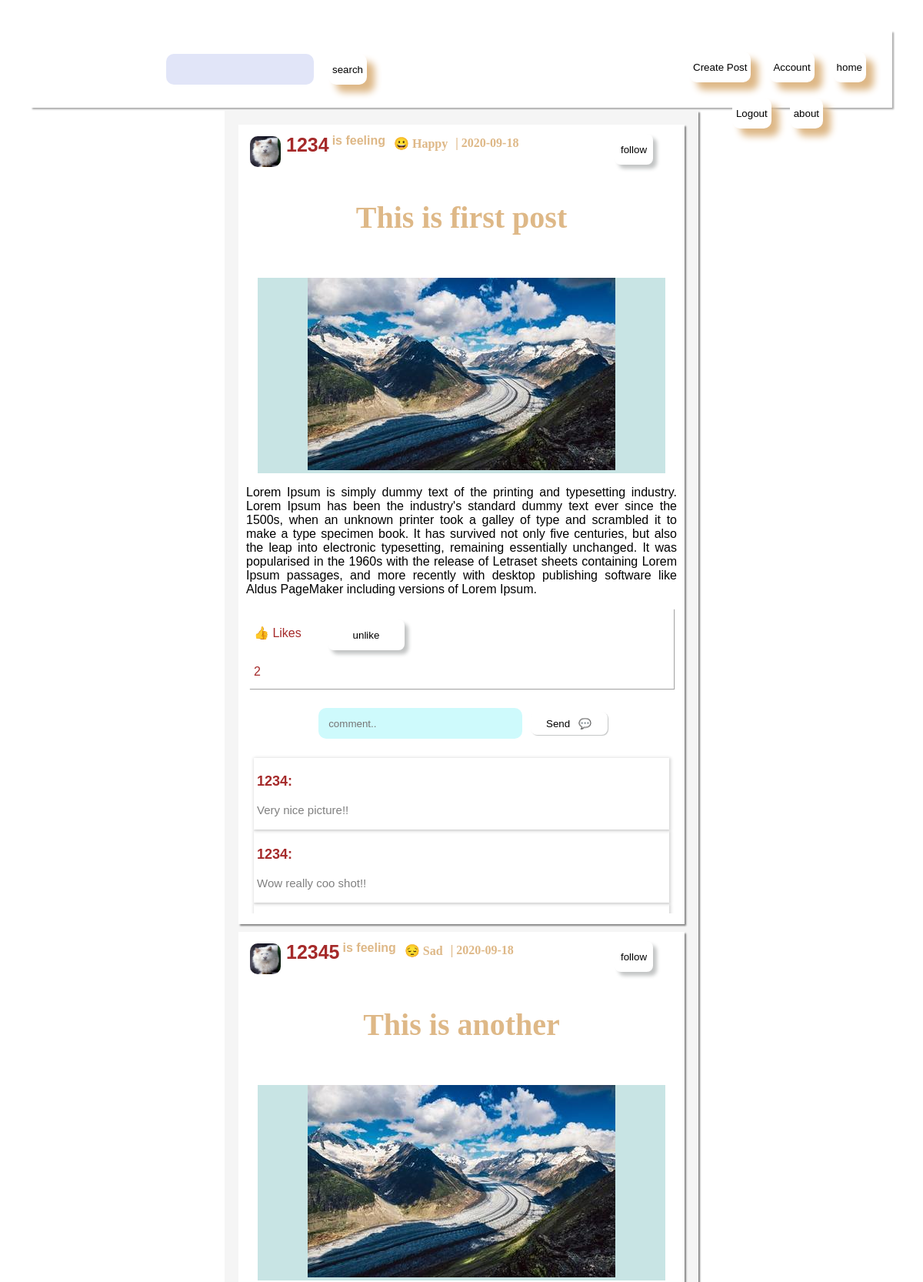
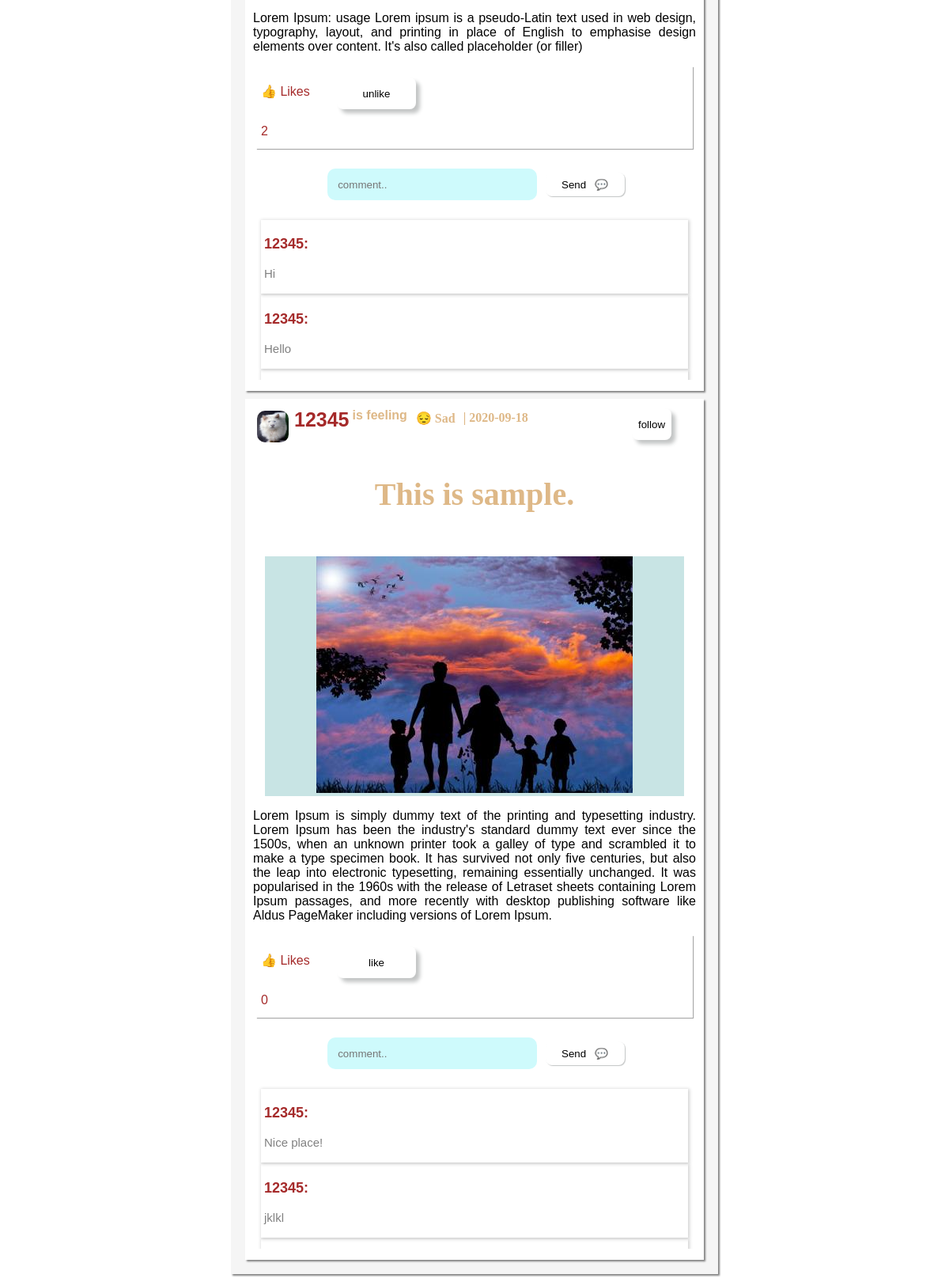
The app's page /home (signed in) with its own data (2 pictures, top to bottom).
### Snap/models.py (models this page shows, shortened)
class Post(db.Model):
    id= db.Column(db.Integer,primary_key=True)
    user_id= db.Column(db.Integer,db.ForeignKey('user.id'))
    title= db.Column(db.String(100), nullable=False)
    date_posted= db.Column(db.DateTime, nullable=False, default=datetime.utcnow)
    content= db.Column(db.Text)
    post_file= db.Column(db.String(20), nullable=False, default='default.jpg')
    likes = db.relationship('PostLike', backref='post', lazy='dynamic')
    shares= db.Column(db.Integer,default=0)
    tag = db.Column(db.String(50),nullable=False)
    post_comment = db.relationship('Comments', backref='comment_author',lazy='dynamic')
    def post_comment_list(self, post):
        return Comments.query.filter(
            Comments.post_id == post.id).all()

class User(db.Model,UserMixin):
    __tablename__= 'user'
    __searchable__= ['username']
    id = db.Column(db.Integer,primary_key=True)
    username = db.Column(db.String(20),unique=True, nullable=False)
    email = db.Column(db.String(120), unique=True, nullable=False)
    password = db.Column(db.String(40), nullable=False)
    image_file = db.Column(db.String(20),  nullable=False, default='default.jpg')
    image_url = db.Column(db.String(500))
    bio= db.Column(db.String(200))
    following_to = db.relationship('Following_to',backref='to_author', lazy='dynamic')
    following_by = db.relationship('Following_by',backref='by_author', lazy='dynamic')
    Link_facebook = db.Column(db.String(120),default='#')
    Link_twitter = db.Column(db.String(120),default='#')
    Link_other = db.Column(db.String(120),default='#')
    post = db.relationship('Post', backref='author', lazy=True)
    def isfollowingto(self,userid):
        return Following_to.query.filter(Following_to.from_user_id == self.id,
                                        Following_to.to_user == userid ).count()>0
    def has_liked_post(self, post):
        return PostLike.query.filter(
            PostLike.user_id == self.id,
            PostLike.post_id == post.id).count() > 0

class Comments(db.Model):
    id= db.Column(db.Integer,primary_key=True)
    comment= db.Column(db.String(100))
    post_id= db.Column(db.Integer,db.ForeignKey('post.id'))
    user_id= db.Column(db.Integer, db.ForeignKey('user.id'))

### Snap/routes.py (the view)
@login_required
@app.route("/home",methods=['GET','POST'])
def home():
    user=User.query.all()
    posts = Post.query.all()
    return render_template('home.html',title='Home', posts=posts,user=user)

### Snap/models.py (called while the page is built)
@login_manager.user_loader
def load_user(user_id):
    return User.query.get(int(user_id))

### Snap/templates/home.html (shortened to what this page needs)
<!DOCTYPE html>
<html lang="en">
<head>
    <link href="./../static/css/layout.css" rel="stylesheet">
</head>
<body>
    <div class="nav-bar">
        <div class="nav-section-0">
            <div class="search-container">
                <div class="search-bar">
                    <form class="" action="{{url_for('search')}}" method="GET">
                        <input class="input-white" type="text" name="query" id="query">
                        <button class="button-white" type="submit">search</button>
                    </form>
                </div>
            </div>
        </div>
        <div class="nav-section-1">
            <nav>
                <ul class="nav-section-1-list">
                    <li> <a href="{{ url_for('new_post')}}"><button class="button-white">Create Post</button></a></li>
                    <li> <a href="{{ url_for('account')}}"><button class="button-white">Account</button></a></li>
                    <li> <a href="{{ url_for('home')}}"><button class="button-white">home</button></a></li>
                    <li> <a href="{{ url_for('logout')}}"><button class="button-white">Logout</button></a></li>
                    <li> <a href="{{ url_for('about')}}"><button class="button-white">about</button></a> </li>
                </ul>
            </nav>
        </div>
    </div>
    <form>
        <div class="main-section">
            <div class="posts-container">
                {% for post in posts %}
                <div class="post">
                    <div class="post-author">
                        <img src="static/profile_pics/{{ post.author.image_file }}"></img>
                        <a href="{{url_for('user_account',post_id=post.id)}}">
                            <p>{{post.author.username}} <p style="color: burlywood; font-size: 16px;"> is feeling
                        </a>
                        <p>{{ post.tag}}</p>
                        <p>| {{ post.date_posted.strftime('%Y-%m-%d')}}</p>
                        <div class="follow-block">
                            <button hidden user_id="{{ post.author.id }}" action="follow" type="submit"
                                class="post-button flo fbtn1{{ post.author.id}}">
                                follow</button>
                        </div>
                    </div>
                    <div class="post-title">
                        <div class="post-text">
                            <h1>{{ post.title}}</h1>
                        </div>
                    </div>
                    <div class="post-image-block">
                        <img class=" " src="{{ url_for('static', filename='post_pics/'+ post.post_file) }}">
                    </div>
                    <div class="post-content-text">
                        <p>{{ post.content}}</p>
                    </div>
                    <div class="post-bottom">
                        <div class="like-block">
                            <p type="text" class="username form-control" placeholder="User Name">👍 Likes &nbsp;&nbsp;
                            </p>
                            <div>
                                <p class="lkes-count{{ post.id}}">{{ post.likes.count() }}</p>
                            </div>
                        </div>
                        <div class="like-button-block">
                            <button hidden post_id="{{ post.id }}" action="unlike" type="submit"
                                class="btn btn2{{ post.id}}">
                                unlike</button>
                            <button hidden post_id="{{ post.id }}" action="like" type="submit"
                                class=" btn btn1{{ post.id}}">
                                like</button>
                        </div>
                    </div>
                    <div class="comment-field-block">
                        <form class="comment-form{{post.id}}" action="" method="POST">
                            <input type="text" class="message{{post.id}} comment-input-box form-control"
                                placeholder=" comment..">
                            <button type="submit" user_nameis="{{ post.author.username }}" post_id="{{ post.id }}"
                                class="btnc{{post.id}}   cmt"> Send &nbsp; 💬</button>
                        </form>
                    </div>
                    <div class="comments-block">
                        {% for comm in post.post_comment_list(post) %}
                        <div class="comment_holder ">
                            <p>{{ comm.comment_author.author.username }}: </p>
                            <p>{{ comm.comment}}</p>
                        </div>
                        {% endfor %}
                    </div>
                </div>
                {% endfor %}
            </div>
        </div>
</body>
</html>

### records on screen
Post: author.image_file (placeholder picture), author.username "1234", tag "😀 Happy", date_posted "2020-09-18", title "This is first post", post_file (picture), content "Lorem Ipsum is simply dummy text of the printing and typesetting industry. Lorem Ipsum has been the industry's standard dummy text ever since the 1500s, when an unknown printer took a galley of type and scrambled it to make a type specimen book. It has survived not only five centuries, but also the leap into electronic typesetting, remaining essentially unchanged. It was popularised in the 1960s with the release of Letraset sheets containing Lorem Ipsum passages, and more recently with desktop publishing software like Aldus PageMaker including versions of Lorem Ipsum.", likes.count "2"
Comments: comment_author.author.username "1234", comment "Very nice picture!!"
Comments: comment_author.author.username "1234", comment "Wow really coo shot!!"
Post: author.image_file (placeholder picture), author.username "12345", tag "😔 Sad", date_posted "2020-09-18", title "This is another", post_file (picture), content "Lorem Ipsum: usage Lorem ipsum is a pseudo-Latin text used in web design, typography, layout, and printing in place of English to emphasise design elements over content. It's also called placeholder (or filler)", likes.count "2"
Comments: comment_author.author.username "12345", comment "Hi"
Comments: comment_author.author.username "12345", comment "Hello"
Post: author.image_file (placeholder picture), author.username "12345", tag "😔 Sad", date_posted "2020-09-18", title "This is sample.", post_file (picture), content "Lorem Ipsum is simply dummy text of the printing and typesetting industry. Lorem Ipsum has been the industry's standard dummy text ever since the 1500s, when an unknown printer took a galley of type and scrambled it to make a type specimen book. It has survived not only five centuries, but also the leap into electronic typesetting, remaining essentially unchanged. It was popularised in the 1960s with the release of Letraset sheets containing Lorem Ipsum passages, and more recently with desktop publishing software like Aldus PageMaker including versions of Lorem Ipsum.", likes.count "0"
Comments: comment_author.author.username "12345", comment "Nice place!"
Comments: comment_author.author.username "12345", comment "jklkl"
